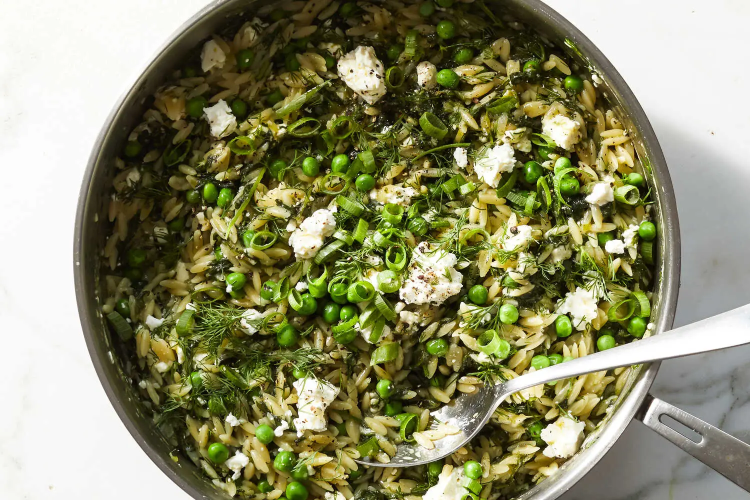
#> input picture recipe_automation/dinner/images/orzo-with-spinach-and-feta.jpeg, 1500 x 1000 px (shown at 1/2 size)
$ python image_utils.py dinner/images/orzo-with-spinach-and-feta.jpeg
#> lines starting #> are read from the running program, lines starting #| are printed output that depends on the picture
"""
Image standardization utilities for recipe automation.

This module provides functions to standardize images to a consistent size,
format, and quality for use in recipe markdown files.
"""

import os
from PIL import Image

# Default settings for standardized images
DEFAULT_MAX_WIDTH = 1024
DEFAULT_MAX_HEIGHT = 768
DEFAULT_FORMAT = "JPEG"
DEFAULT_QUALITY = 95


def standardize_image(
    input_path: str,
    output_path: str = None,
    max_width: int = DEFAULT_MAX_WIDTH,
    max_height: int = DEFAULT_MAX_HEIGHT,
    output_format: str = DEFAULT_FORMAT,
    quality: int = DEFAULT_QUALITY,
) -> str:
    """
    Standardize an image to a consistent size, format, and quality.

    Args:
        input_path: Path to the input image file.
        output_path: Path for the output image. If None, overwrites input file.
        max_width: Maximum width of the output image (default: 1024).
        max_height: Maximum height of the output image (default: 768).
        output_format: Output format (default: "JPEG"). Supports JPEG, PNG, WEBP.
        quality: Output quality for lossy formats (1-100, default: 95).

    Returns:
        Path to the standardized image.

    Raises:
        FileNotFoundError: If input file doesn't exist.
        ValueError: If quality is not between 1 and 100.
    """
    if not os.path.exists(input_path):
        raise FileNotFoundError(f"Input image not found: {input_path}")

    if not 1 <= quality <= 100:
        raise ValueError(f"Quality must be between 1 and 100, got: {quality}")

    if output_path is None:
        output_path = input_path

    # Open and process the image
    with Image.open(input_path) as img:
        # Preserve EXIF and other metadata
        exif_data = img.info.get("exif")
        icc_profile = img.info.get("icc_profile")

        # Convert to RGB if necessary (for JPEG output)
        if output_format.upper() == "JPEG" and img.mode in ("RGBA", "P", "LA"):
            # Create a white background for transparent images
            background = Image.new("RGB", img.size, (255, 255, 255))
            if img.mode == "P":
                img = img.convert("RGBA")
            background.paste(img, mask=img.split()[-1] if img.mode == "RGBA" else None)
            img = background
        elif output_format.upper() == "JPEG" and img.mode != "RGB":
            img = img.convert("RGB")

        # Calculate new dimensions maintaining aspect ratio
        original_width, original_height = img.size

        # Only resize if the image is larger than the max dimensions
        if original_width > max_width or original_height > max_height:
            # Calculate the scaling factor
            width_ratio = max_width / original_width
            height_ratio = max_height / original_height
            scale_factor = min(width_ratio, height_ratio)

            new_width = int(original_width * scale_factor)
            new_height = int(original_height * scale_factor)

            # Use LANCZOS for high-quality downscaling
            img = img.resize((new_width, new_height), Image.LANCZOS)

        # Ensure output directory exists
        output_dir = os.path.dirname(output_path)
        if output_dir:
            os.makedirs(output_dir, exist_ok=True)

        # Save the image with preserved metadata
        save_kwargs = {}
        if output_format.upper() in ("JPEG", "WEBP"):
            save_kwargs["quality"] = quality
            save_kwargs["optimize"] = True
        if output_format.upper() == "JPEG":
            save_kwargs["progressive"] = True

        # Preserve EXIF data if available
        if exif_data:
            save_kwargs["exif"] = exif_data

        # Preserve ICC color profile if available
        if icc_profile:
            save_kwargs["icc_profile"] = icc_profile

        img.save(output_path, format=output_format.upper(), **save_kwargs)

    return output_path


def get_image_info(image_path: str) -> dict:
    """
    Get information about an image file.

    Args:
        image_path: Path to the image file.

    Returns:
        Dictionary with image info (width, height, format, size_bytes).
    """
    if not os.path.exists(image_path):
        raise FileNotFoundError(f"Image not found: {image_path}")

    with Image.open(image_path) as img:
        return {
            "width": img.width,
            "height": img.height,
            "format": img.format,
            "mode": img.mode,
            "size_bytes": os.path.getsize(image_path),
        }


def main():
    """CLI entry point for image standardization."""
    import argparse

    parser = argparse.ArgumentParser(
        description="Standardize images for recipe automation."
    )
    parser.add_argument("input", help="Path to the input image")
    parser.add_argument(
        "-o", "--output", help="Path for output image (default: overwrite input)"
    )
    parser.add_argument(
        "--max-width",
        type=int,
        default=DEFAULT_MAX_WIDTH,
        help=f"Maximum width (default: {DEFAULT_MAX_WIDTH})",
    )
    parser.add_argument(
        "--max-height",
        type=int,
        default=DEFAULT_MAX_HEIGHT,
        help=f"Maximum height (default: {DEFAULT_MAX_HEIGHT})",
    )
    parser.add_argument(
        "--format",
        default=DEFAULT_FORMAT,
        choices=["JPEG", "PNG", "WEBP"],
        help=f"Output format (default: {DEFAULT_FORMAT})",
    )
    parser.add_argument(
        "--quality",
        type=int,
        default=DEFAULT_QUALITY,
        help=f"Output quality 1-100 (default: {DEFAULT_QUALITY})",
    )

    args = parser.parse_args()

    # Get info before
    print(f"📷 Processing: {args.input}")
    before_info = get_image_info(args.input)
#> in get_image_info, img is the input picture: PIL image 1500x1000 RGB; mean R, G, B 141, 140.5, 104.9
    print(f"   Before: {before_info['width']}x{before_info['height']} "
          f"{before_info['format']} ({before_info['size_bytes']:,} bytes)")
#|    Before: 1500x1000 WEBP (221,750 bytes)

    # Standardize the image
    output = standardize_image(
        args.input,
        output_path=args.output,
        max_width=args.max_width,
        max_height=args.max_height,
        output_format=args.format,
        quality=args.quality,
    )
#> in standardize_image, `img = img.resize((new_width, new_height), Image.LANCZOS)`:
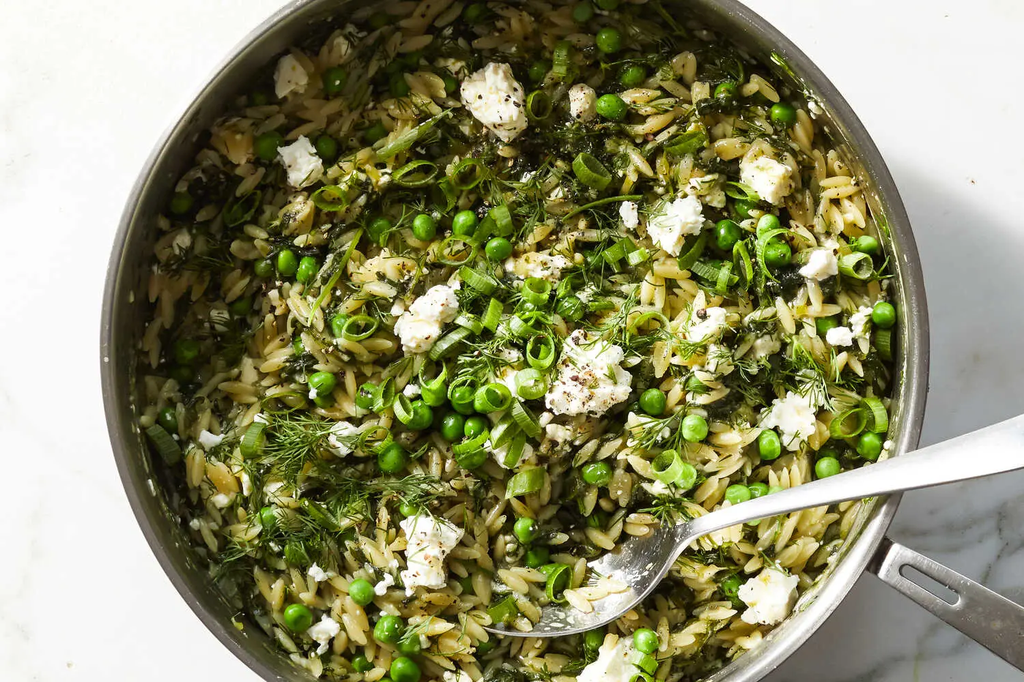
#> img: PIL image 1024x682 RGB; mean R, G, B 141, 140.5, 105

    # Get info after
    after_info = get_image_info(output)
    print(f"   After:  {after_info['width']}x{after_info['height']} "
          f"{after_info['format']} ({after_info['size_bytes']:,} bytes)")
#|    After:  1024x682 JPEG (307,514 bytes)
    print(f"✅ Saved to: {output}")


if __name__ == "__main__":
    main()
